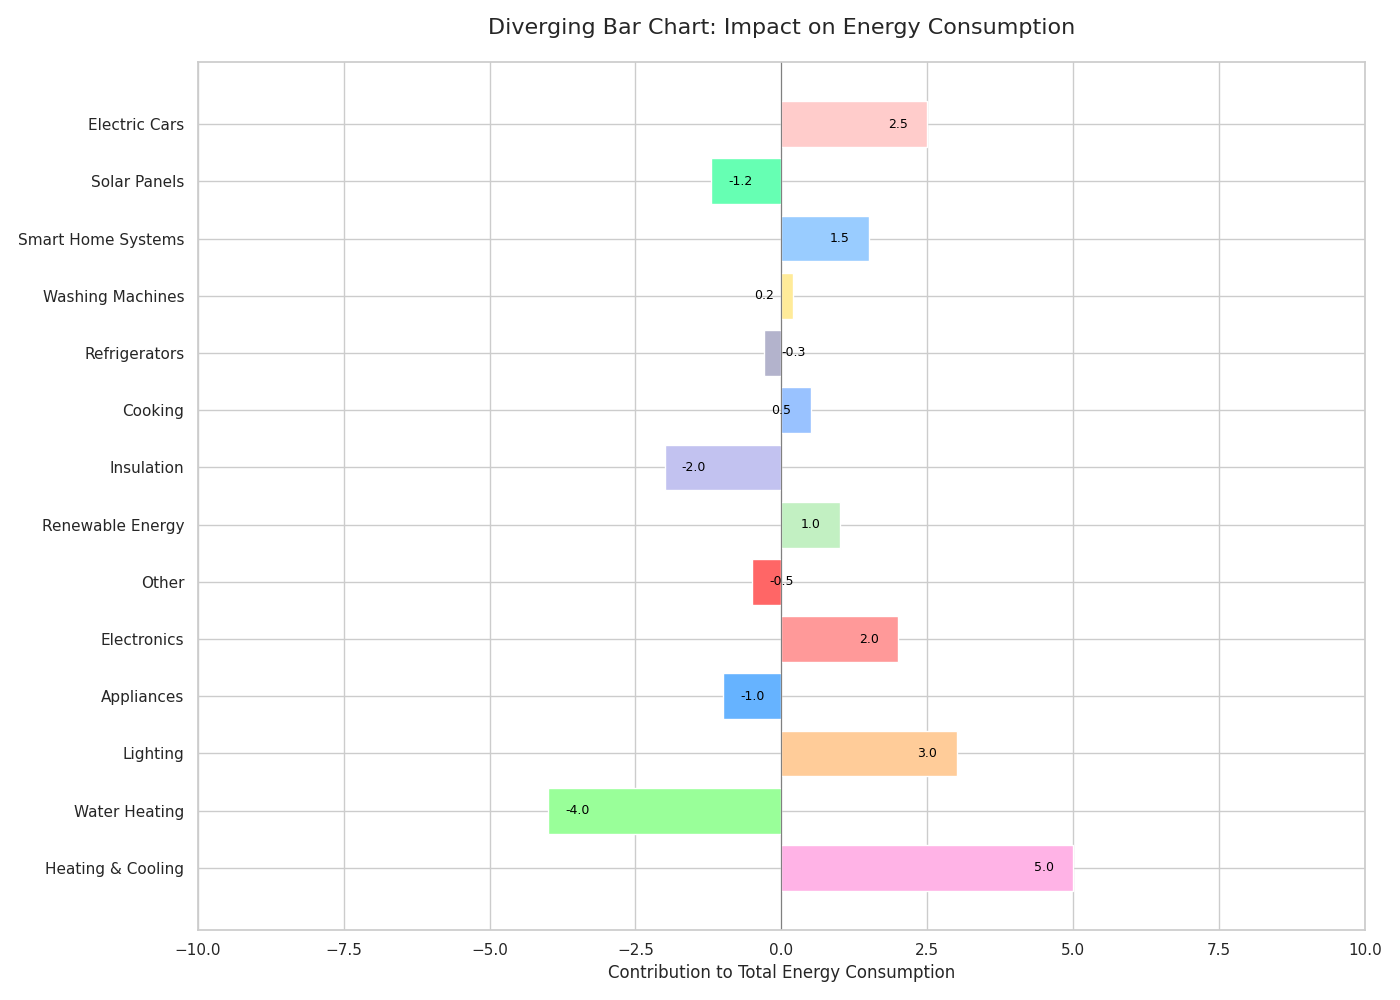

The Python source for this figure:
import matplotlib.pyplot as plt
import numpy as np

activities = [
    'Heating & Cooling', 'Water Heating', 'Lighting', 'Appliances', 'Electronics',
    'Other', 'Renewable Energy', 'Insulation', 'Cooking', 'Refrigerators', 
    'Washing Machines', 'Smart Home Systems', 'Solar Panels', 'Electric Cars'
]

contributions = np.array([5, -4, 3, -1, 2, -0.5, 1, -2, 0.5, -0.3, 0.2, 1.5, -1.2, 2.5])

# Shuffled color palette
colors = [
    '#ffb3e6', '#99ff99', '#ffcc99', '#66b3ff', '#ff9999',
    '#ff6666', '#c2f0c2', '#c2c2f0', '#99c2ff', '#b3b3cc',
    '#ffeb99', '#99ccff', '#66ffb3', '#ffcccb'
]

fig, ax = plt.subplots(figsize=(14, 10))
ax.axvline(x=0, color='gray', linewidth=0.8)
bars = ax.barh(activities, contributions, color=colors)

for bar, contribution in zip(bars, contributions):
    label_position = bar.get_width() - 0.5 if contribution > 0 else bar.get_width() + 0.5
    ax.text(label_position, bar.get_y() + bar.get_height()/2, f'{contribution:.1f}', 
            va='center', ha='center', color='black', fontsize=9)

ax.set_title('Diverging Bar Chart: Impact on Energy Consumption', fontsize=16, pad=20)
ax.set_xlabel('Contribution to Total Energy Consumption', fontsize=12)
ax.set_xlim(-10, 10)

plt.tight_layout()
plt.show()
